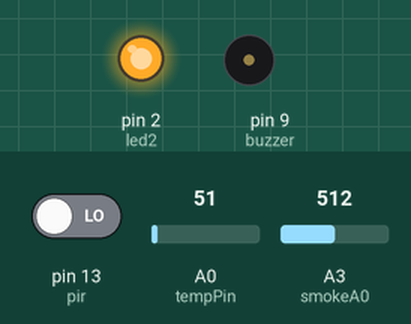
Simulated run of this sketch. Board: Arduino Uno, built with avr-gcc and run on an emulated ATmega328P. Shown: output pins drawn as LEDs (lit = HIGH), buzzer (waves = sounding). Inputs (shaded band) come from the test bench; at power-on: pin 13 (pir) LOW, A3 (smokeA0) = 512, A0 (tempPin) = 51. What the sketch prints to the serial monitor is not drawn.

Above: at 1.8 s.
1.9 s: pin 13 (pir) driven HIGH
At 2.7 s:
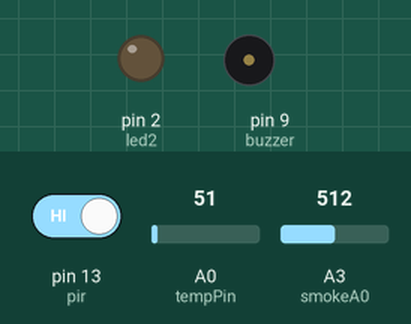
5.5 s: A3 (smokeA0) set to 196
9.0 s: A3 (smokeA0) set to 169
At 9.6 s:
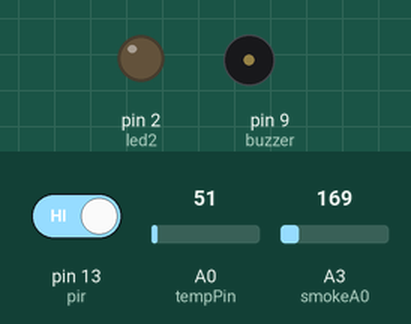
10.5 s: A3 (smokeA0) set to 190
At 14.5 s:
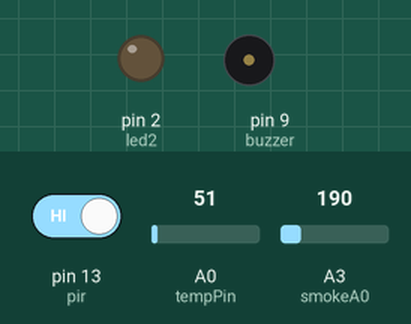
14.6 s: A3 (smokeA0) set to 170
At 15.1 s:
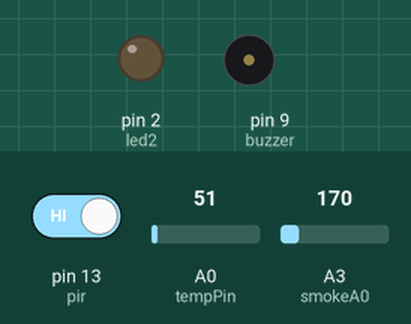
16.1 s: pin 13 (pir) driven LOW
At 17.1 s:
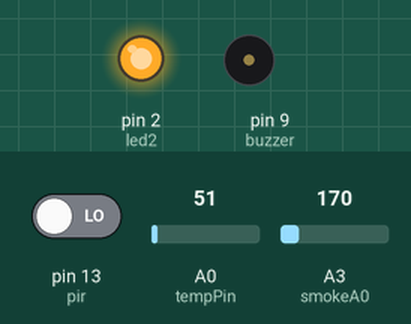
Timing chart, 0 to 18.7 s (numbered marks = the images above; inputs shaded):
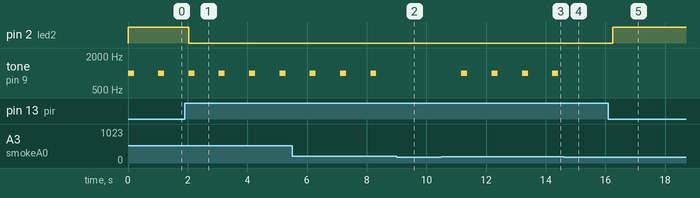

Measured:
- the behaviour switches between 181 and 180 on A3 (smokeA0) (found by bisection; images 1 and 2)
- after the input at 1.9 s, pin 2 (led2): HIGH → LOW after 0.13 s
- after the input at 9.0 s, tone on pin 9 (buzzer): stops changing and stays silent
- after the input at 10.5 s, tone on pin 9 (buzzer): alternates 1000 Hz for 0.20 s and silent for 0.82 s, starting after 0.67 s
- after the input at 14.6 s, tone on pin 9 (buzzer): stays silent (without the input it goes to 1000 Hz after 0.64 s)
- after the input at 16.1 s, pin 2 (led2): LOW → HIGH after 0.15 s
- by itself, tone on pin 9 (buzzer): alternates 1000 Hz for 0.20 s and silent for 0.82 s

The sketch:

Project_Arduino.ino
```cpp
#include<SoftwareSerial.h>
SoftwareSerial mySerial(11,12);

int led2=2;
int temp;
int tempPin = 0;
int pir=13;
int val = 0;
int state=LOW;

int k=0;
int buzzer=9;
int smokeA0 = A3;
int sensorThres = 180;


void setup() {
  Serial.begin(9600);
//pinMode(4,INPUT);
mySerial.begin(9600);
pinMode(led2,OUTPUT);

}

void loop() {


   temp = analogRead(tempPin);
     temp = temp * 0.4;
     Serial.print("TEMPERATURE = ");
   Serial.println(temp);

  val = digitalRead(pir);
  if (val == HIGH) {
    digitalWrite(led2, LOW);


    if (state == LOW) {
      Serial.println("Motion detected!");

      state = HIGH;
    }
  }
  else {
      digitalWrite(led2, HIGH);


      if (state == HIGH){
        Serial.println("Motion stopped!");
        state = LOW;
    }
  }

  int analogSensor = analogRead(smokeA0);
Serial.print("Pin A0: ");
  Serial.println(analogSensor);
//   Checks if it has reached the threshold value
  if (analogSensor > sensorThres)
  {

    tone(buzzer, 1000, 200);
    Serial.print("Smoke is detected");
  }
  else
  {
    noTone(buzzer);
  }

  char buf[20];
  sprintf(buf,"the %d and %d",temp,analogSensor);
  mySerial.print(buf);
    delay(1000);
}
```
